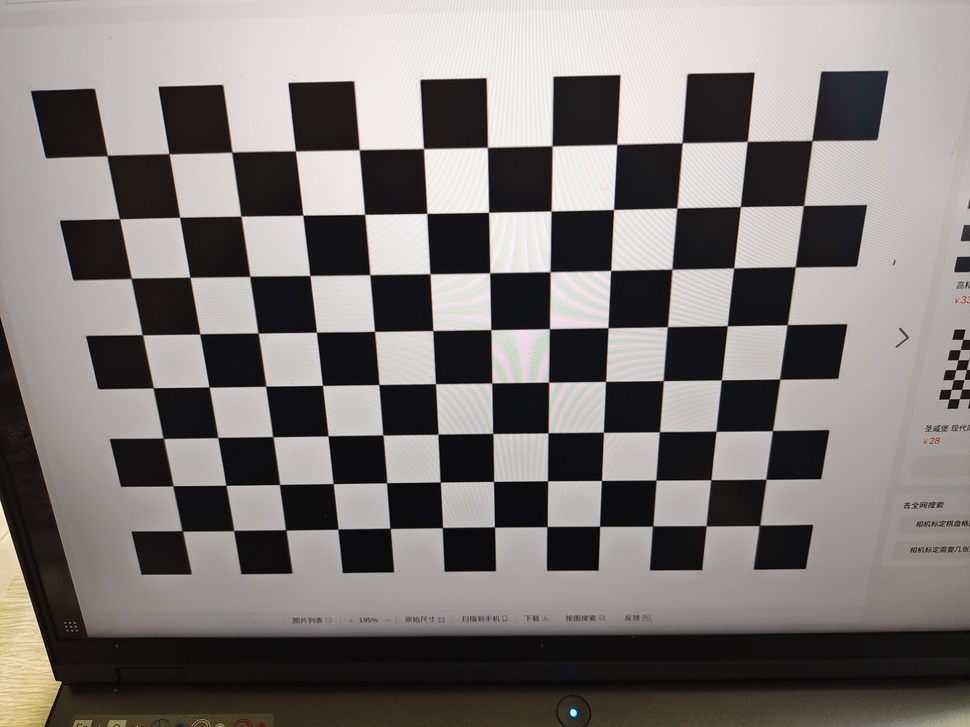
//> input picture ZhangYanyu1/image/IMG_1.jpg, 970 x 727 px, shrunk from 4000 x 3000 before the run; its folder holds only this picture in this run
$ ./calibration   (built with g++ and OpenCV 4)
//> lines starting //> are read from the running program, lines starting //| are printed output that depends on the picture
#include <opencv2/opencv.hpp>
#include <iostream>
using namespace std;
using namespace cv;

int main(){
    vector<string> filename;
    vector<Mat> images;
    glob("/home/lx/ZhangYanyu1/image/IMG_*.jpg",filename,false);//存入图像文件名
    size_t count = filename.size();
    // cout<<count;
    Size image_size;
    Size board_size = Size(12, 8);//标定板行，列上的角点数
    vector<Point2f> points;
    vector<vector<Point2f>> all_points;
    for(int i = 0; i < count; i++){
        images.push_back(imread(filename[i]));//存入图像
//> images[0] is the input picture: 727 rows x 970 cols, CV_8UC3; mean B, G, R 117.8, 120.2, 124.7
        // imshow("p",images[i]);
        //读取图像宽高
        if(i==0){
            image_size.width = images[i].cols;
//> image_size = Size(970, 0)
            image_size.height = images[i].rows;
//> image_size = Size(970, 727)
        }
        //提取角点
        if(findChessboardCorners(images[i],board_size,points)==0){
            cout<<"could not find chessboard corners./n";
            return -1;
        }
        else{
            Mat gray_image;
            cvtColor(images[i],gray_image,COLOR_BGR2GRAY);
            find4QuadCornerSubpix(gray_image,points,Size(5,5));//亚像素精确化
//> points = 96 Points (x, y), first 12: [107.5, 156], [169.3, 154.3], [232.2, 152.8], [296.2, 151.2], [359.5, 150], [424.2, 149.2], [487.8, 148.2], [552.3, 146.3], [617.5, 145], [682.5, 143.5], [747.5, 142], [811.9, 140.5]
            all_points.push_back(points);
//> all_points = 1 point lists
            drawChessboardCorners(gray_image,board_size,points,false);//标出角点
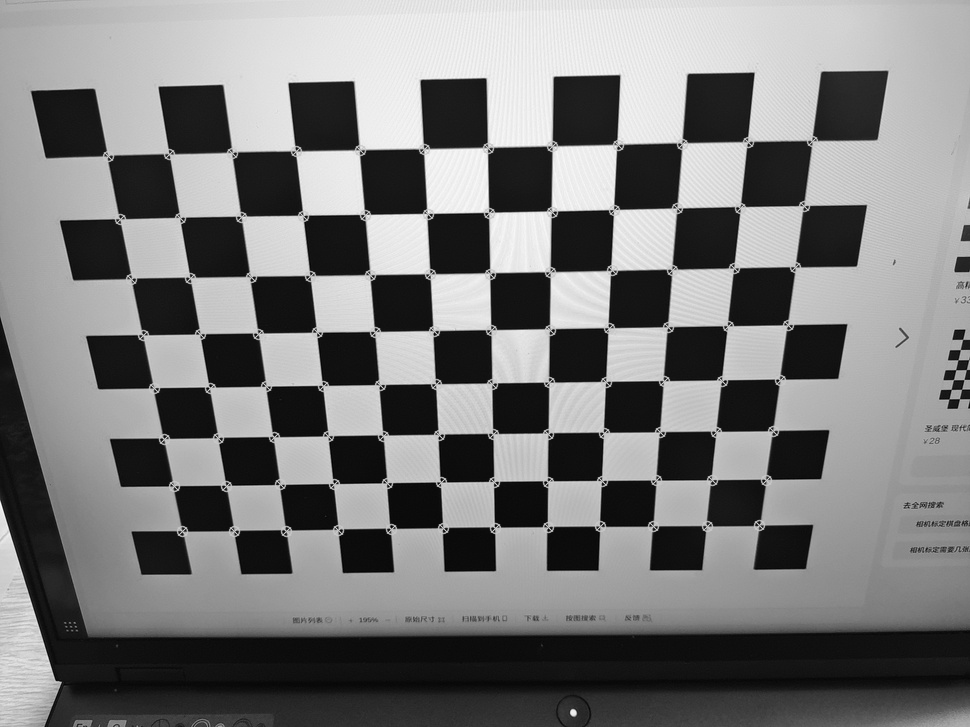
//> gray_image: 727 rows x 970 cols, CV_8UC1; min 0, max 253, mean 122
            imshow("calibration",gray_image);
            waitKey(500);
        }
        //开始标定
        Size square_size = Size(15, 15);
        vector<vector<Point3f>> object_points;

        Mat cameraMatrix = Mat(3,3,CV_32FC1,Scalar::all(0));
        Mat distCoeffs = Mat(1,5,CV_32FC1,Scalar::all(0));
        vector<Mat> tvecs;
        vector<Mat> rvecs;
        //初始化角点三维坐标
        for(int i = 0; i < images.size(); i++){
            vector<Point3f> tempPointSet;
            for(int j = 0; j < board_size.height; j++){
                for(int t = 0; t < board_size.width; t++){
                    Point3f realPoint;
                    realPoint.x = j*square_size.width;
                    realPoint.y = t*square_size.height;
                    realPoint.z = 0;
                    tempPointSet.push_back(realPoint);
                }
            }
            object_points.push_back(tempPointSet);
        }
//> this loop made 1 pass
        //标定
        calibrateCamera(object_points,all_points,image_size,cameraMatrix,distCoeffs,rvecs,tvecs,0);
//> cameraMatrix = [[718.7, 0, 483.9], [0, 716, 360.3], [0, 0, 1]]; distCoeffs = [0.132, -0.525, -0.00109, -0.000297, 0.549]


        //显示标定结果
        cout<<"标定结果："<<endl;
        Mat rotation_matrix = Mat(3,3,CV_32FC1, Scalar::all(0)); /* 保存每幅图像的旋转矩阵 */
        cout<<"相机内参数矩阵："<<endl;
        cout<<cameraMatrix<<endl;
//| [718.7432911590315, 0, 483.8896425354455;
//|  0, 716.0248797602752, 360.3403250637854;
//|  0, 0, 1]
        cout<<"畸变系数："<<endl;
        cout<<distCoeffs<<endl;
//| [0.1315613480238688, -0.5251915961803675, -0.001091310798091704, -0.0002966143853736904, 0.5485277886501869]
        for (int i=0; i<images.size(); i++)
        {
            cout<<"第"<<i+1<<"幅图像的旋转向量："<<endl;
            cout<<tvecs[i]<<endl;
            /* 将旋转向量转换为相对应的旋转矩阵 */
            Rodrigues(tvecs[i],rotation_matrix);
            cout<<"第"<<i+1<<"幅图像的旋转矩阵："<<endl;
            cout<<rotation_matrix<<endl;
            cout<<"第"<<i+1<<"幅图像的平移向量："<<endl;
            cout<<rvecs[i]<<endl<<endl;
        }
        waitKey(500);
    }


    return 0;

}

$ run again, on ZhangYanyu1/image/IMG_4.jpg
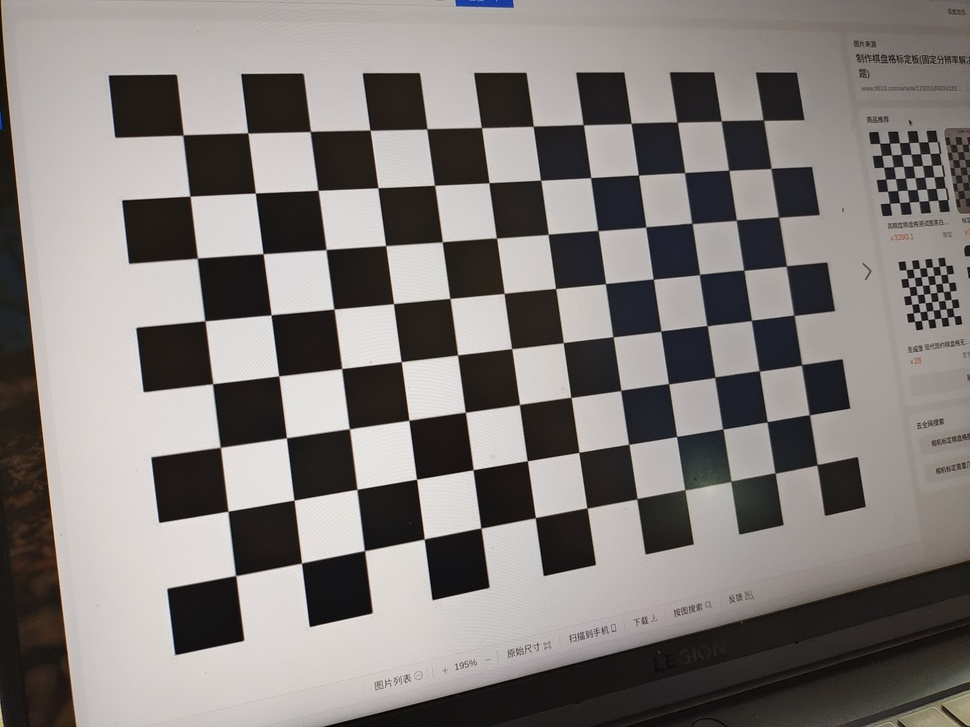
//> input picture ZhangYanyu1/image/IMG_4.jpg, 970 x 727 px, shrunk from 4000 x 3000 before the run
//> images[0] is the input picture: 727 rows x 970 cols, CV_8UC3; mean B, G, R 122, 124.3, 129.2
//> `image_size.width = images[i].cols;`: image_size = Size(970, 0)
//> `image_size.height = images[i].rows;`: image_size = Size(970, 727)
//> points = 96 Points (x, y), first 12: [183, 135], [248.3, 133.7], [310.5, 132], [371, 131], [427.8, 129.2], [481.8, 128.2], [533.7, 126.3], [584, 125], [631.2, 123.8], [677.7, 122.7], [721.9, 121.7], [763.3, 120.2]
//> all_points = 1 point lists
//> `drawChessboardCorners(gray_image,board_size,points,false);`:
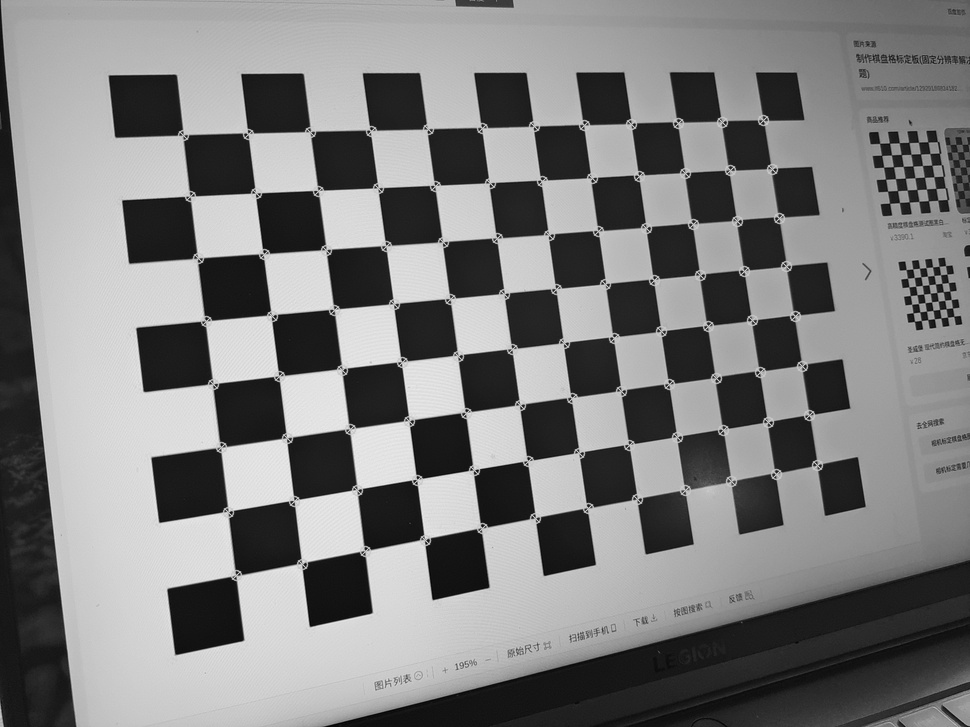
//> gray_image: 727 rows x 970 cols, CV_8UC1; min 0, max 239, mean 126.2
//> the loop `for(int i = 0; i < images.size(); i++)` made 1 pass
//> cameraMatrix = [[739.3, 0, 480.7], [0, 737.5, 361], [0, 0, 1]]; distCoeffs = [0.12, -0.364, -0.00225, -0.000464, 0.116]
//| [739.341438380606, 0, 480.6697271729014;
//|  0, 737.5094835762467, 360.9918677468588;
//|  0, 0, 1]
//| [0.1201679207415147, -0.3639367016042442, -0.002249039847381408, -0.0004636573988297606, 0.1157202843990239]
//> the loop `for (int i=0; i<images.size(); i++)` made 1 pass
//| 第1幅图像的旋转向量：
//| [-70.89084135043721;
//|  -53.88313563540735;
//|  178.0986594366885]
//| 第1幅图像的旋转矩阵：
//| [-0.1914570823346953, 0.9643888969043124, -0.1824780566302955;
//> (the first 6 of 12 printed lines)

$ run again, on ZhangYanyu1/image/IMG_5.jpg
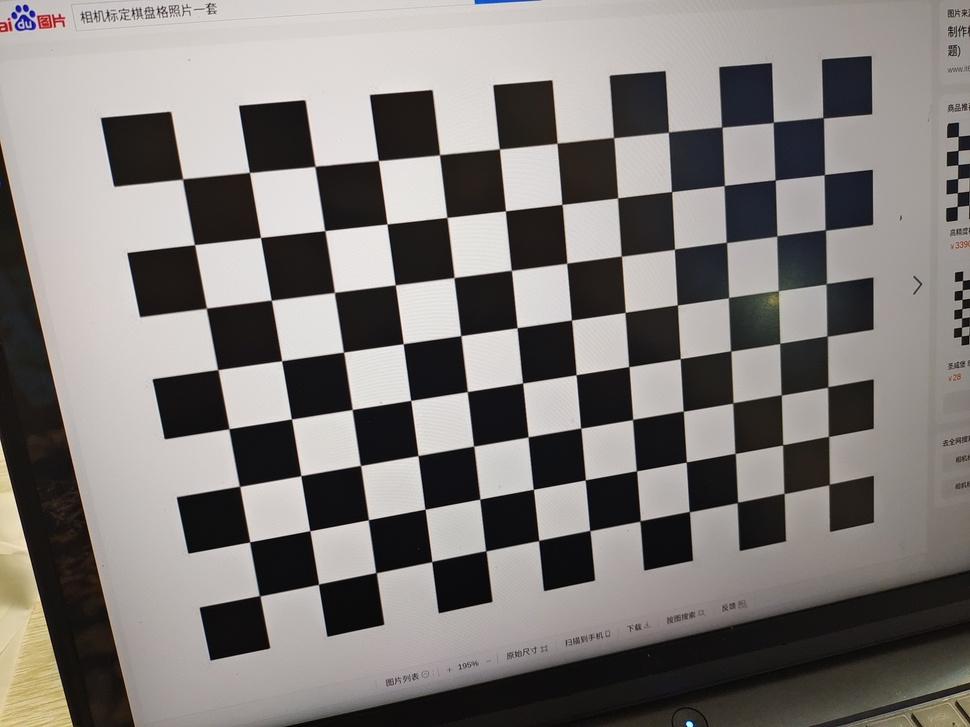
//> input picture ZhangYanyu1/image/IMG_5.jpg, 970 x 727 px, shrunk from 4000 x 3000 before the run
//> images[0] is the input picture: 727 rows x 970 cols, CV_8UC3; mean B, G, R 120.4, 123.1, 127.4
//> `image_size.width = images[i].cols;`: image_size = Size(970, 0)
//> `image_size.height = images[i].rows;`: image_size = Size(970, 727)
//> points = 96 Points (x, y), first 12: [182.6, 179.1], [250.2, 172.6], [315.2, 166.8], [378.9, 160.4], [439.8, 155.4], [500, 149.5], [557.2, 143.8], [614, 138], [669.2, 132.6], [722.2, 127.2], [773.9, 122.5], [823.1, 117.7]
//> all_points = 1 point lists
//> `drawChessboardCorners(gray_image,board_size,points,false);`:
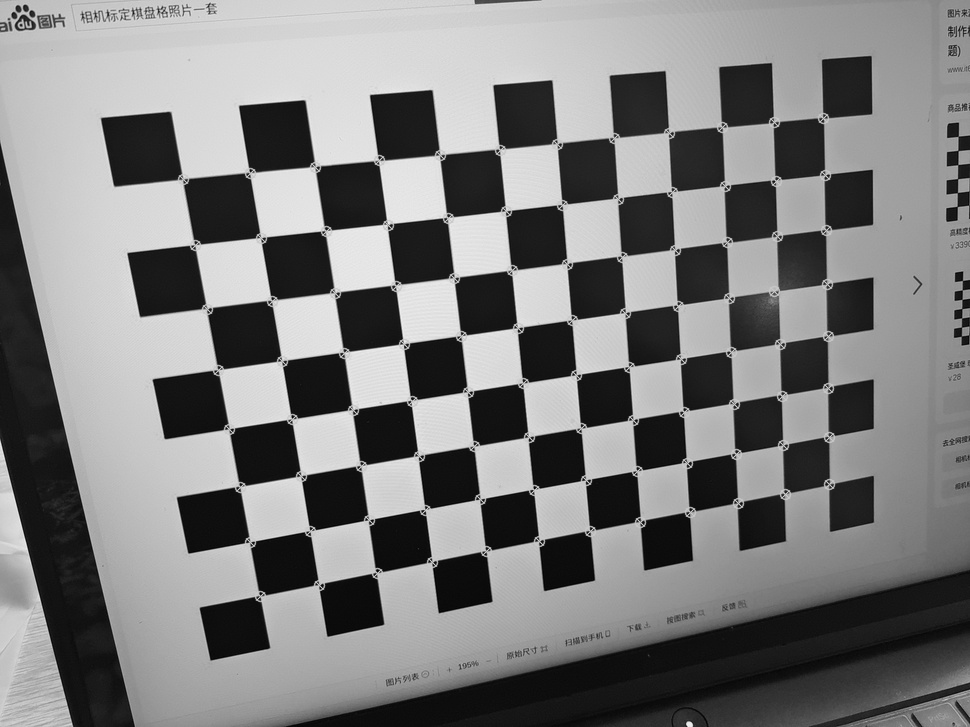
//> gray_image: 727 rows x 970 cols, CV_8UC1; min 0, max 240, mean 124.8
//> the loop `for(int i = 0; i < images.size(); i++)` made 1 pass
//> cameraMatrix = [[700.1, 0, 475.7], [0, 699.3, 359.7], [0, 0, 1]]; distCoeffs = [0.114, -0.371, -0.00119, -7.32e-05, 0.332]
//| [700.0551008139648, 0, 475.6955817401422;
//|  0, 699.2786538992481, 359.6771847941656;
//|  0, 0, 1]
//| [0.1141630481688539, -0.3711018745137414, -0.001193180338735891, -7.316806965550359e-05, 0.3320646455969435]
//> the loop `for (int i=0; i<images.size(); i++)` made 1 pass
//| 第1幅图像的旋转向量：
//| [-67.150807289037;
//|  -41.38631818283729;
//|  162.1977620448754]
//| 第1幅图像的旋转矩阵：
//| [-0.09972128592953342, 0.9732548697681198, -0.2069556078128844;
//> (the first 6 of 12 printed lines)

$ run again, on ZhangYanyu1/image/IMG_6.jpg
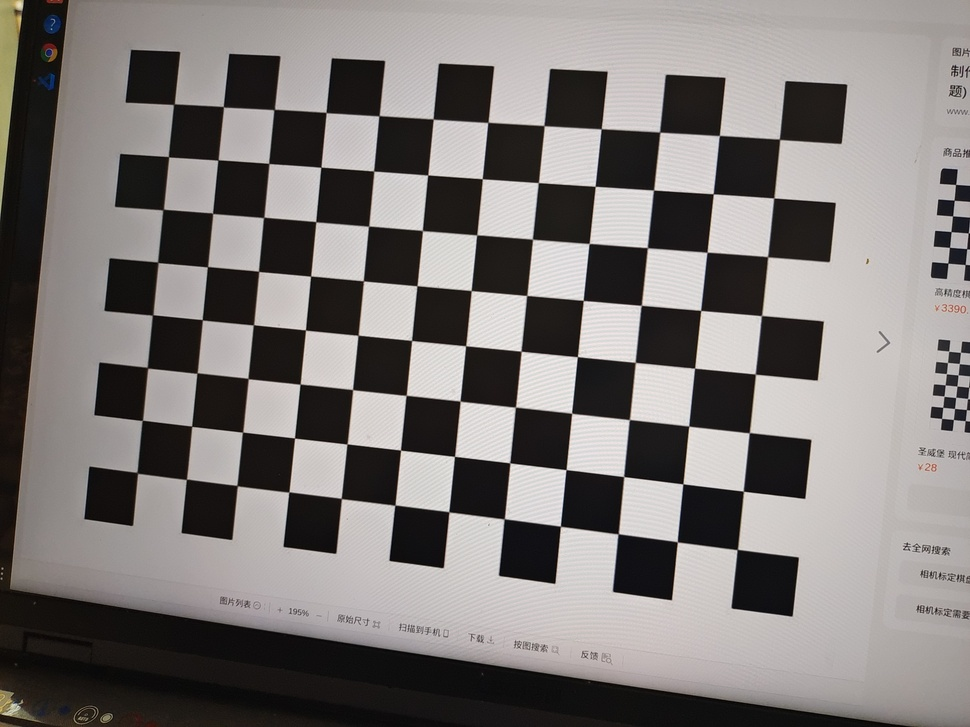
//> input picture ZhangYanyu1/image/IMG_6.jpg, 970 x 727 px, shrunk from 4000 x 3000 before the run
//> images[0] is the input picture: 727 rows x 970 cols, CV_8UC3; mean B, G, R 119.3, 121.1, 125.6
//> `image_size.width = images[i].cols;`: image_size = Size(970, 0)
//> `image_size.height = images[i].rows;`: image_size = Size(970, 727)
//> points = 96 Points (x, y), first 12: [174, 104.1], [223.9, 107.5], [274.3, 109.7], [326.5, 113], [379.7, 116.3], [433.5, 119.5], [488.5, 123], [544.5, 126], [601.8, 129.2], [660.5, 132.5], [719.8, 135.8], [779.4, 139.2]
//> all_points = 1 point lists
//> `drawChessboardCorners(gray_image,board_size,points,false);`:
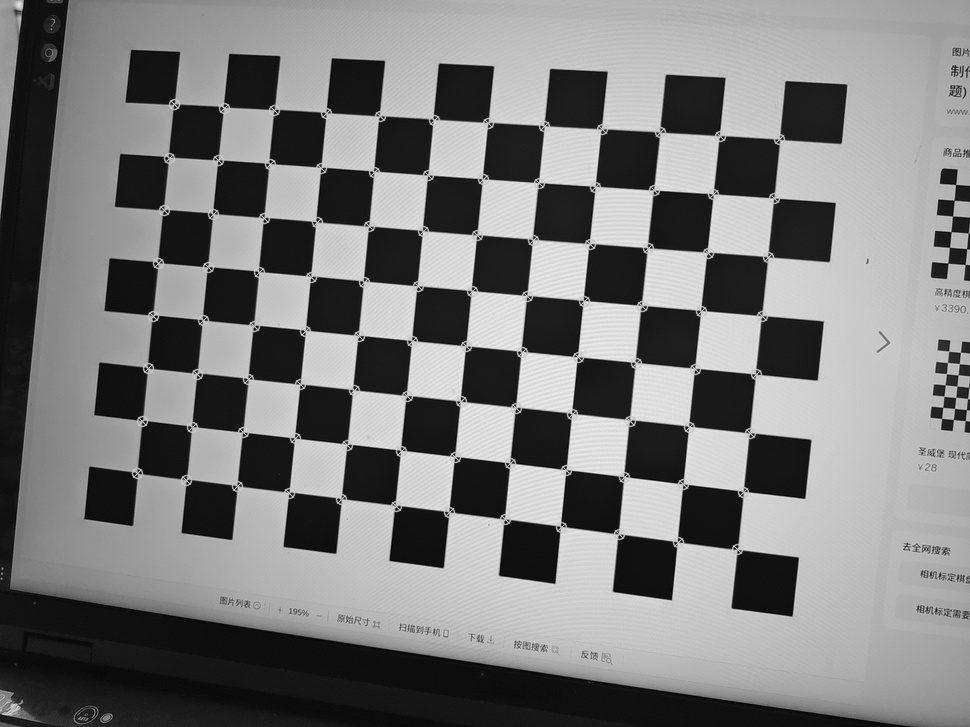
//> gray_image: 727 rows x 970 cols, CV_8UC1; min 0, max 244, mean 123
//> the loop `for(int i = 0; i < images.size(); i++)` made 1 pass
//> cameraMatrix = [[1726, 0, 480.8], [0, 1656, 353.4], [0, 0, 1]]; distCoeffs = [0.85, -20.48, -0.00264, -0.00789, 141]
//| [1725.962154792175, 0, 480.8335195330966;
//|  0, 1656.007839233289, 353.394598487292;
//|  0, 0, 1]
//| [0.8504311556846355, -20.47810386846909, -0.00264007224961412, -0.007888478328113433, 141.0279449007608]
//> the loop `for (int i=0; i<images.size(); i++)` made 1 pass
//| 第1幅图像的旋转向量：
//| [-83.20380493359289;
//|  -70.4039353277086;
//|  474.6530571990901]
//| 第1幅图像的旋转矩阵：
//| [-0.9399092866731893, 0.1072261188141537, -0.3241497991200202;
//> (the first 6 of 12 printed lines)

$ run again, on ZhangYanyu1/image/IMG_10.jpg
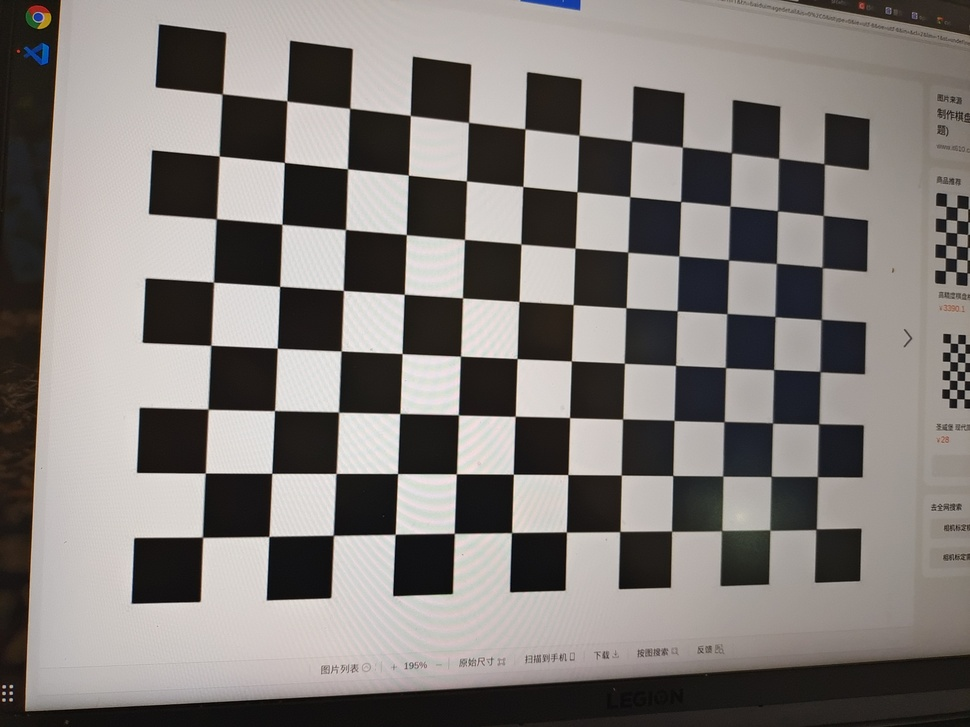
//> input picture ZhangYanyu1/image/IMG_10.jpg, 970 x 727 px, shrunk from 4000 x 3000 before the run
//> images[0] is the input picture: 727 rows x 970 cols, CV_8UC3; mean B, G, R 120.2, 123.2, 128.2
//> `image_size.width = images[i].cols;`: image_size = Size(970, 0)
//> `image_size.height = images[i].rows;`: image_size = Size(970, 727)
//> points = 96 Points (x, y), first 12: [222.2, 93.8], [286.9, 101.4], [350.4, 109.1], [410.4, 115.9], [468.5, 122.5], [525.5, 129.5], [579.3, 135.7], [632.5, 141.5], [683, 147.5], [732.3, 153.3], [779.2, 159.2], [824, 163.8]
//> all_points = 1 point lists
//> `drawChessboardCorners(gray_image,board_size,points,false);`:
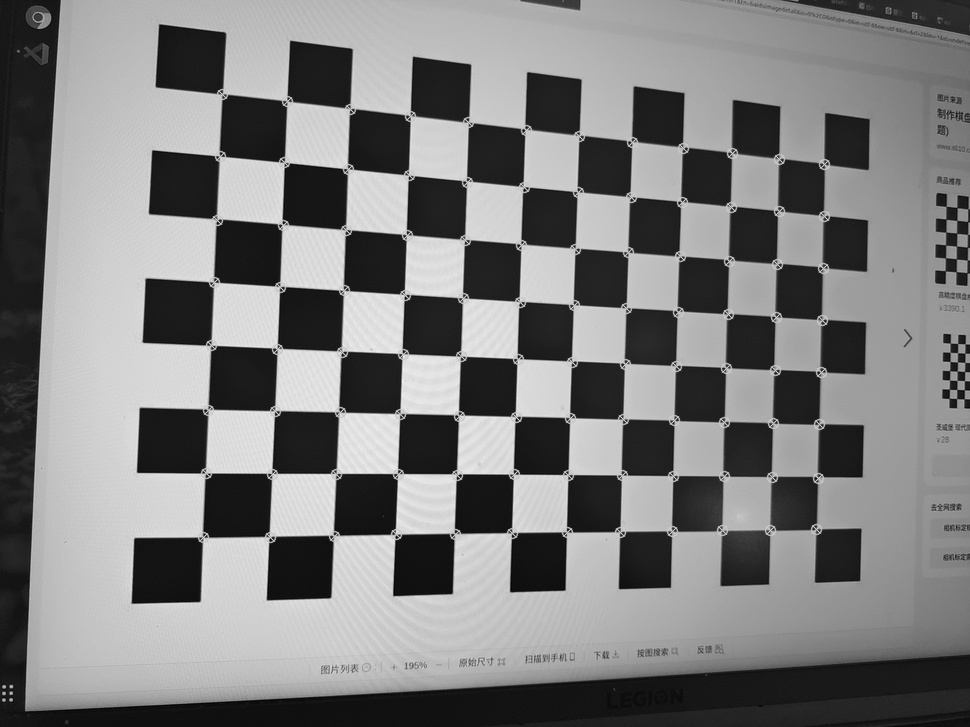
//> gray_image: 727 rows x 970 cols, CV_8UC1; min 1, max 241, mean 125
//> the loop `for(int i = 0; i < images.size(); i++)` made 1 pass
//> cameraMatrix = [[995.9, 0, 486.2], [0, 975.3, 356], [0, 0, 1]]; distCoeffs = [0.228, -1.42, -0.00194, -0.00108, 1.46]
//| [995.924352634521, 0, 486.1777782120632;
//|  0, 975.2765075539487, 356.0477512508015;
//|  0, 0, 1]
//| [0.2278349813853001, -1.41999729418663, -0.00193735891372142, -0.001082261658794841, 1.462644375425877]
//> the loop `for (int i=0; i<images.size(); i++)` made 1 pass
//| 第1幅图像的旋转向量：
//| [-61.44997412019716;
//|  -62.30051822030686;
//|  234.365874781175]
//| 第1幅图像的旋转矩阵：
//| [0.4374446166169169, 0.89469665020149, 0.09033333554735551;
//> (the first 6 of 12 printed lines)
